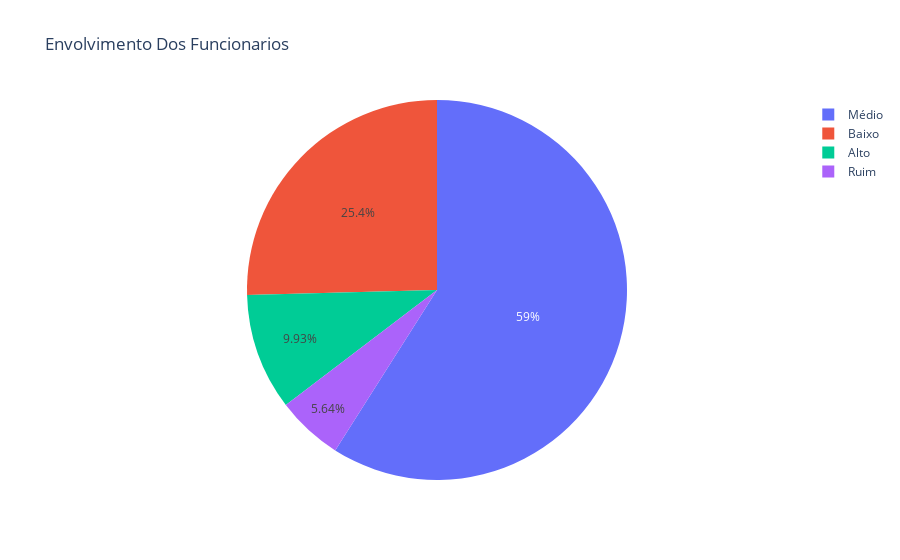

Notebook cell for this chart:
### Code cell
graf_envolvimento = px.pie(df_envolvimento, values='total_funcionarios', names='envolvimento', title='Envolvimento Dos Funcionarios')

# Exibe o gráfico
graf_envolvimento.show()

### Figure 1 — Plotly figure (JSON) as saved in the notebook; plotly's stock layout.template omitted (floating-point values rounded to 4 significant figures)
{"data": [{"domain": {"x": [0, 1], "y": [0, 1]}, "hovertemplate": "envolvimento=%{label}<br>total_funcionarios=%{value}<extra></extra>", "labels": ["Médio", "Baixo", "Alto", "Ruim"], "legendgroup": "", "name": "", "showlegend": true, "type": "pie", "values": [826, 356, 139, 79]}], "layout": {"legend": {"tracegroupgap": 0}, "title": {"text": "Envolvimento Dos Funcionarios"}}}
